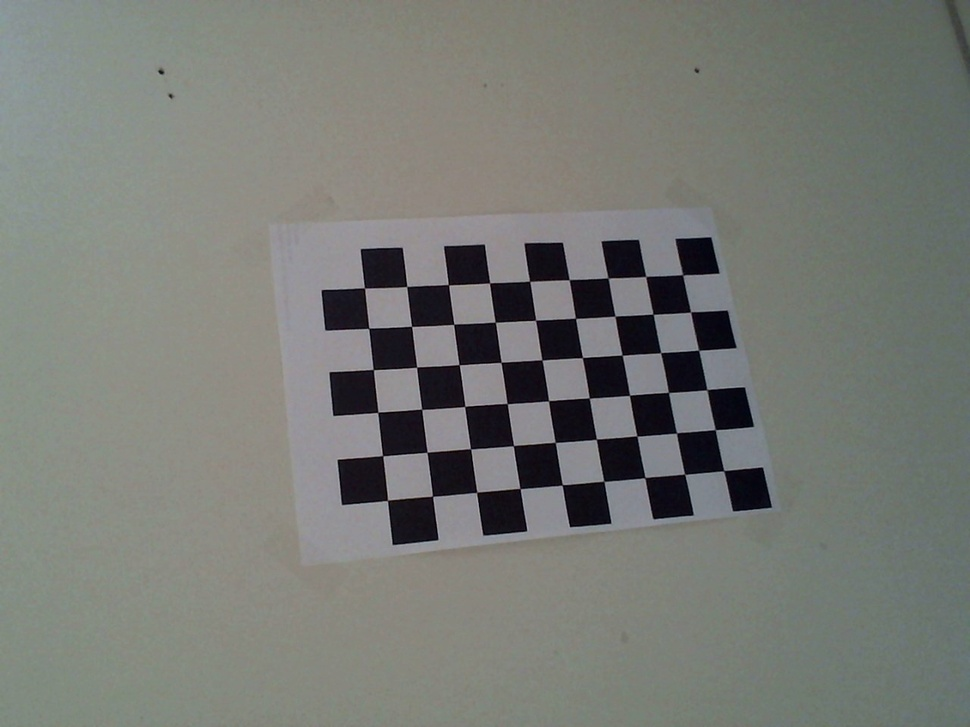
#> input picture pan-tilt/data/left1.jpg, 970 x 727 px, shrunk from 1280 x 960 before the run; its folder holds only this picture in this run
$ python calibration.py data/left1.jpg
#> lines starting #> are read from the running program, lines starting #| are printed output that depends on the picture; long printed decimals are rounded
### pan-tilt/common.py
#!/usr/bin/env python

'''
This module contains some common routines used by other samples.
'''

# Python 2/3 compatibility
from __future__ import print_function
import sys
PY3 = sys.version_info[0] == 3

if PY3:
    from functools import reduce

import numpy as np
import cv2

# built-in modules
import os
import itertools as it
from contextlib import contextmanager

image_extensions = ['.bmp', '.jpg', '.jpeg', '.png', '.tif', '.tiff', '.pbm', '.pgm', '.ppm']

class Bunch(object):
    def __init__(self, **kw):
        self.__dict__.update(kw)
    def __str__(self):
        return str(self.__dict__)

def splitfn(fn):
    path, fn = os.path.split(fn)
    name, ext = os.path.splitext(fn)
    return path, name, ext

def anorm2(a):
    return (a*a).sum(-1)
def anorm(a):
    return np.sqrt( anorm2(a) )

# [44 lines left out: functions homotrans, to_rect, rect2rect_mtx, lookat, mtx2rvec, draw_str, not called in this run]

class Sketcher:
    # [8 lines left out: function __init__, not called in this run]

    def show(self):
        cv2.imshow(self.windowname, self.dests[0])

    # [13 lines left out: function on_mouse, not called in this run]


# palette data from matplotlib/_cm.py
_jet_data =   {'red':   ((0., 0, 0), (0.35, 0, 0), (0.66, 1, 1), (0.89,1, 1),
                         (1, 0.5, 0.5)),
               'green': ((0., 0, 0), (0.125,0, 0), (0.375,1, 1), (0.64,1, 1),
                         (0.91,0,0), (1, 0, 0)),
               'blue':  ((0., 0.5, 0.5), (0.11, 1, 1), (0.34, 1, 1), (0.65,0, 0),
                         (1, 0, 0))}

cmap_data = { 'jet' : _jet_data }

# [14 lines left out: function make_cmap, not called in this run]

def nothing(*arg, **kw):
    pass

def clock():
    return cv2.getTickCount() / cv2.getTickFrequency()

# [8 lines left out: function Timer, not called in this run]

class StatValue:
    def __init__(self, smooth_coef = 0.5):
        self.value = None
        self.smooth_coef = smooth_coef
    # [6 lines left out: function update, not called in this run]

class RectSelector:
    # [31 lines left out: functions __init__, onmouse, draw, not called in this run]
    @property
    def dragging(self):
        return self.drag_rect is not None


# [23 lines left out: functions grouper, mosaic, not called in this run]

def getsize(img):
    h, w = img.shape[:2]
    return w, h

def mdot(*args):
    return reduce(np.dot, args)

# [4 lines left out: function draw_keypoints, not called in this run]

### pan-tilt/calibration.py
#!/usr/bin/env python

'''
camera calibration for distorted images with chess board samples
reads distorted images, calculates the calibration and write undistorted images
usage:
    calibrate.py [--debug <output path>] [--square_size] [<image mask>]
default values:
    --debug:    ./output/
    --square_size: 1.0
    <image mask> defaults to ../data/left*.jpg
'''

# Python 2/3 compatibility
from __future__ import print_function

import numpy as np
import cv2

# local modules
from common import splitfn

# built-in modules
import os

if __name__ == '__main__':
    import sys
    import getopt
    from glob import glob

    args, img_mask = getopt.getopt(sys.argv[1:], '', ['debug=', 'square_size='])
    args = dict(args)
    args.setdefault('--debug', './output/')
    args.setdefault('--square_size', 1.0)
    if not img_mask:
        img_mask = 'data/left*.jpg'  # default
    else:
        img_mask = img_mask[0]

    img_names = glob(img_mask)
    debug_dir = args.get('--debug')
    if not os.path.isdir(debug_dir):
        os.mkdir(debug_dir)
    square_size = float(args.get('--square_size'))

    pattern_size = (9, 6)
    pattern_points = np.zeros((np.prod(pattern_size), 3), np.float32)
    pattern_points[:, :2] = np.indices(pattern_size).T.reshape(-1, 2)
    pattern_points *= square_size

    obj_points = []
    img_points = []
    h, w = 0, 0
    img_names_undistort = []
    for fn in img_names:
        print('processing %s... ' % fn, end='')
        img = cv2.imread(fn, 0)
        if img is None:
            print("Failed to load", fn)
            continue

        h, w = img.shape[:2]
        found, corners = cv2.findChessboardCorners(img, pattern_size)
#> found = True; corners = 54 rows, first 8: [722.9, 471.2], [683.7, 473.5], [644.9, 477.5], [603.2, 480.4], [562.3, 484.8], [520.2, 489.3], [477.6, 491.8], [432.6, 496.1]
        if found:
            term = (cv2.TERM_CRITERIA_EPS + cv2.TERM_CRITERIA_COUNT, 30, 0.1)
            cv2.cornerSubPix(img, corners, (5, 5), (-1, -1), term)

        if debug_dir:
            vis = cv2.cvtColor(img, cv2.COLOR_GRAY2BGR)
            cv2.drawChessboardCorners(vis, pattern_size, corners, found)
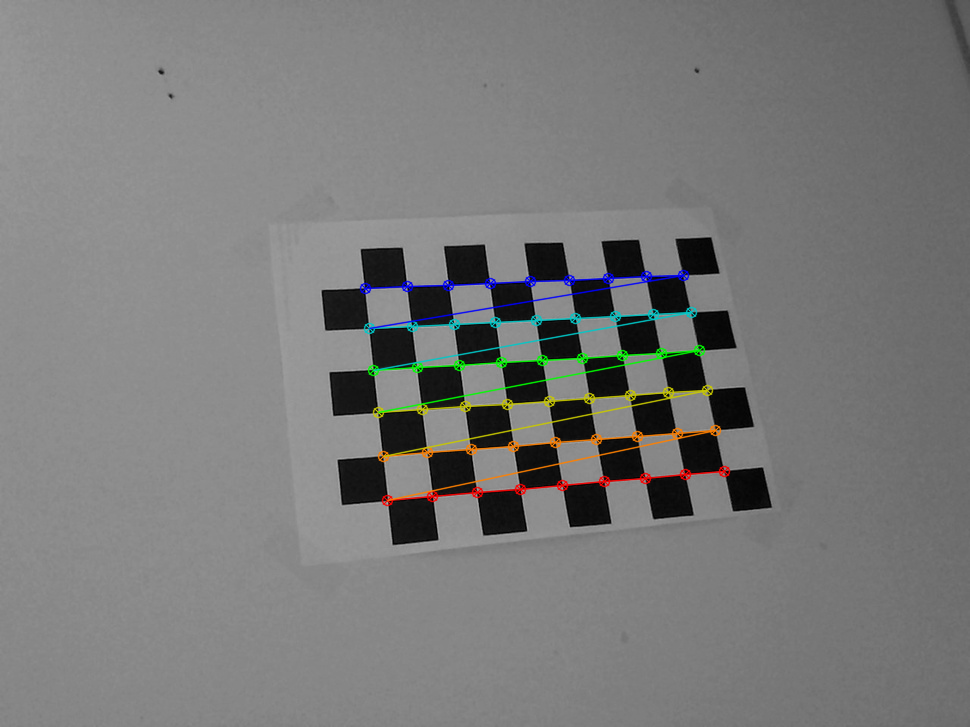
#> vis: shape (727, 970, 3); mean B, G, R 120.9, 121.5, 121.2
            path, name, ext = splitfn(fn)
            outfile = debug_dir + name + '_chess.png'
            cv2.imwrite(outfile, vis)
            if found:
                img_names_undistort.append(outfile)

        if not found:
            print('chessboard not found')
            continue

        img_points.append(corners.reshape(-1, 2))
        obj_points.append(pattern_points)

        print('ok')

    # calculate camera distortion
    rms, camera_matrix, dist_coefs, rvecs, tvecs = cv2.calibrateCamera(obj_points, img_points, (w, h), None, None)
#> rms = 0.19; camera_matrix = [[667.8, 0, 359.9], [0, 653.5, 425.7], [0, 0, 1]]; dist_coefs = [[0.0515, -0.064, -0.00501, -0.00482, -0.0795]]; rvecs = ([-0.214, 0.32, 3.03],); tvecs = ([8.49, 1.09, 15.57],)

    print("\nRMS:", rms)
#| RMS: 0.1896
    print("camera matrix:\n", camera_matrix)
#| camera matrix:
#|  [[667.783    0.         359.900]
#|  [  0.         653.528 425.672]
#|  [  0.           0.           1.        ]]
    print("distortion coefficients: ", dist_coefs.ravel())
#| distortion coefficients:  [ 0.05154 -0.06402 -0.005007  -0.004819 -0.0795]

    # undistort the image with the calibration
    print('')
    for img_found in img_names_undistort:
        img = cv2.imread(img_found)

        h,  w = img.shape[:2]
        newcameramtx, roi = cv2.getOptimalNewCameraMatrix(camera_matrix, dist_coefs, (w, h), 1, (w, h))
#> newcameramtx = [[552.9, 0, 300.6], [0, 621.4, 416.9], [0, 0, 1]]; roi = (8, 18, 797, 684)

        dst = cv2.undistort(img, camera_matrix, dist_coefs, None, newcameramtx)
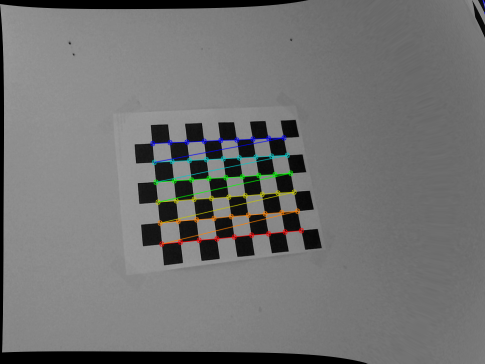
#> dst: shape (727, 970, 3) (shown at 1/2 size); mean B, G, R 114.2, 114.7, 114.5

        # crop and save the image
        x, y, w, h = roi
#> x = 8; y = 18; w = 797; h = 684
        dst = dst[y:y+h, x:x+w]
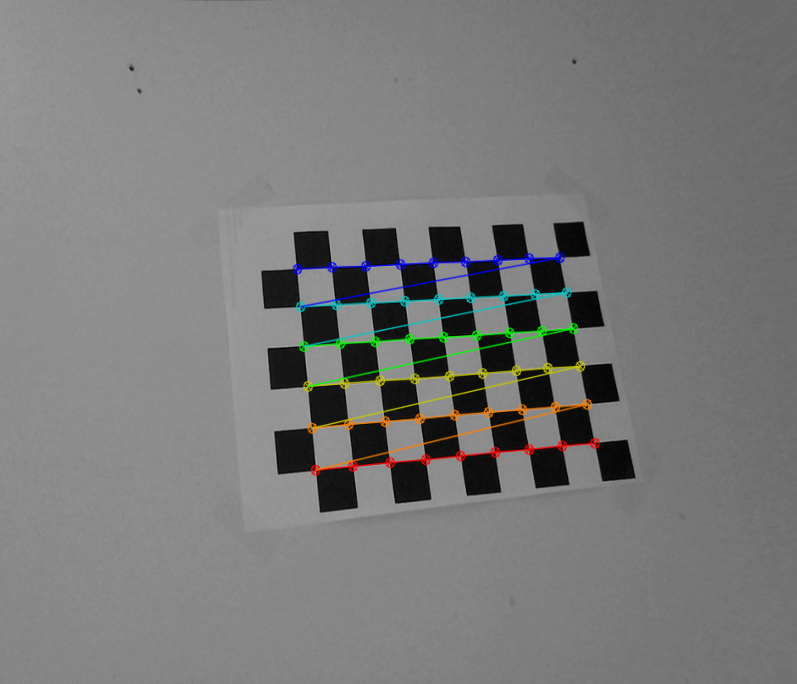
#> dst: shape (684, 797, 3); mean B, G, R 121.1, 121.8, 121.5
        outfile = img_found + '_undistorted.png'
        print('Undistorted image written to: %s' % outfile)
        cv2.imwrite(outfile, dst)

    cv2.destroyAllWindows()

$ run again, on pan-tilt/data/left5.jpg
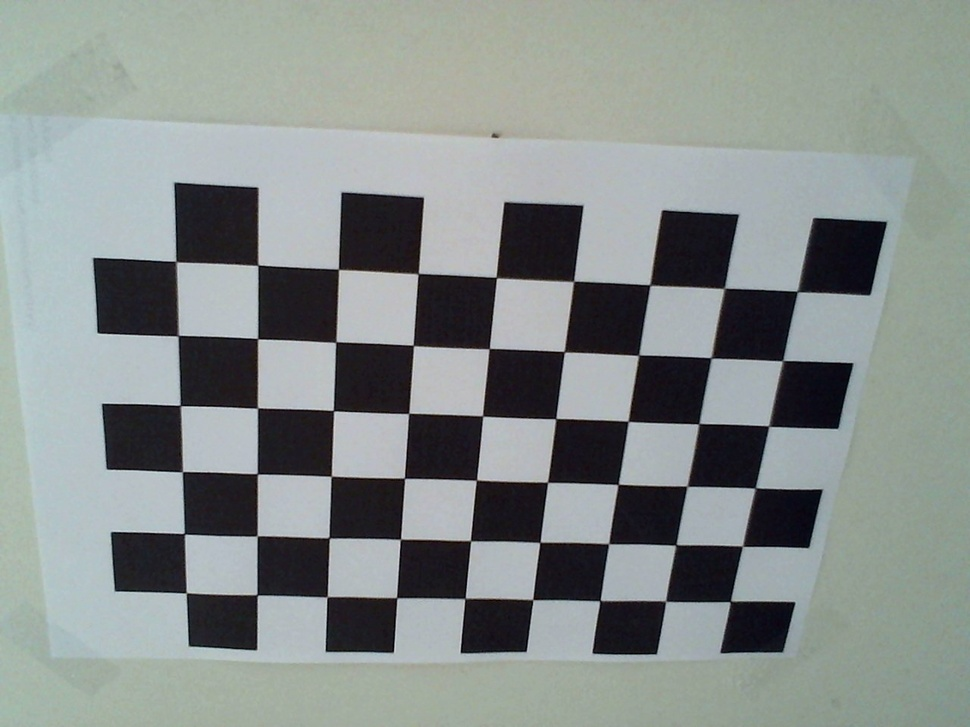
#> input picture pan-tilt/data/left5.jpg, 970 x 727 px, shrunk from 1280 x 960 before the run
#> found = True; corners = 54 rows, first 8: [729.5, 601.7], [665.5, 601], [598.9, 602.3], [532.4, 598.3], [465, 598.5], [396.9, 597.7], [326.6, 597.6], [256.9, 594.5]
#> `cv2.drawChessboardCorners(vis, pattern_size, corners, found)`:
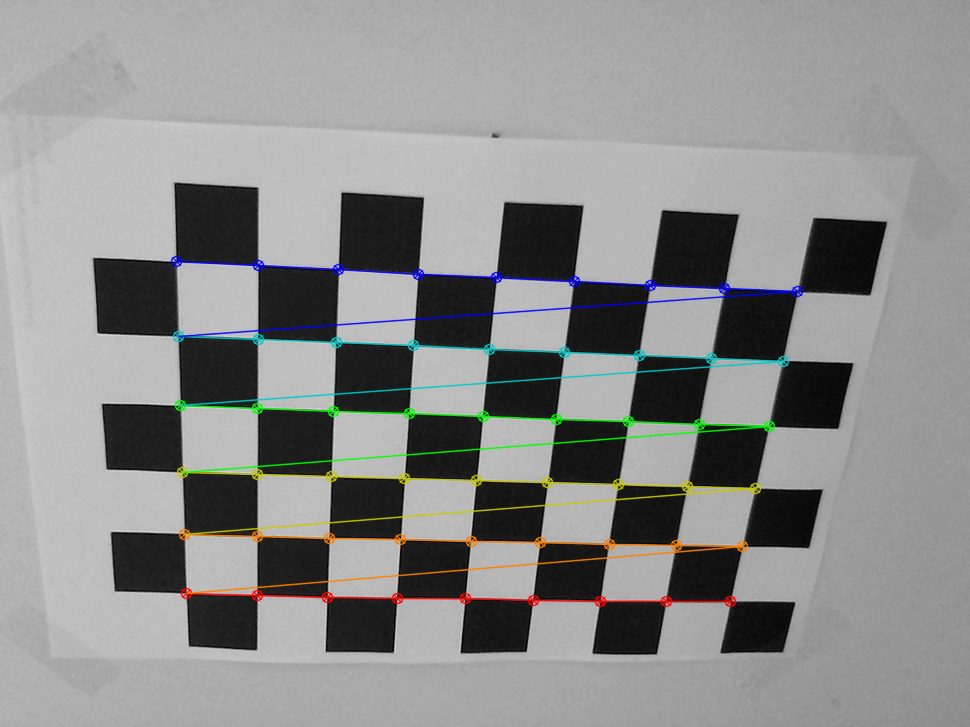
#> vis: shape (727, 970, 3); mean B, G, R 138.7, 139.6, 139
#> rms = 0.279; camera_matrix = [[969.8, 0, 462.6], [0, 943.4, 353.6], [0, 0, 1]]; dist_coefs = [[0.0628, -0.75, -0.0024, 0.00746, 1.52]]; rvecs = ([0.161, 0.553, -3.03],); tvecs = ([4, 3.84, 14.58],)
#| RMS: 0.2789
#| camera matrix:
#|  [[969.757   0.         462.618 ]
#|  [  0.         943.394 353.628]
#|  [  0.           0.           1.        ]]
#| distortion coefficients:  [ 0.06281 -0.7498 -0.002397  0.007459  1.525]
#> newcameramtx = [[962, 0, 468.4], [0, 930.9, 352.3], [0, 0, 1]]; roi = (4, 8, 958, 708)
#> `x, y, w, h = roi`: x = 4; y = 8; w = 958; h = 708
#> `dst = dst[y:y+h, x:x+w]`:
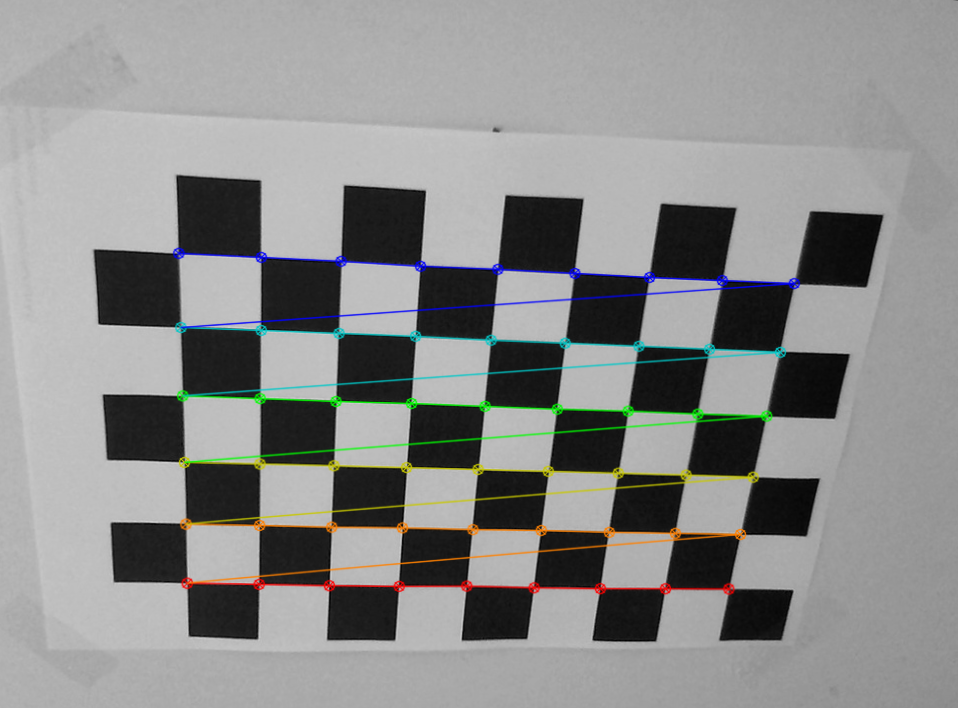
#> dst: shape (708, 958, 3); mean B, G, R 138.3, 139.2, 138.7

$ run again, on pan-tilt/data/left6.jpg
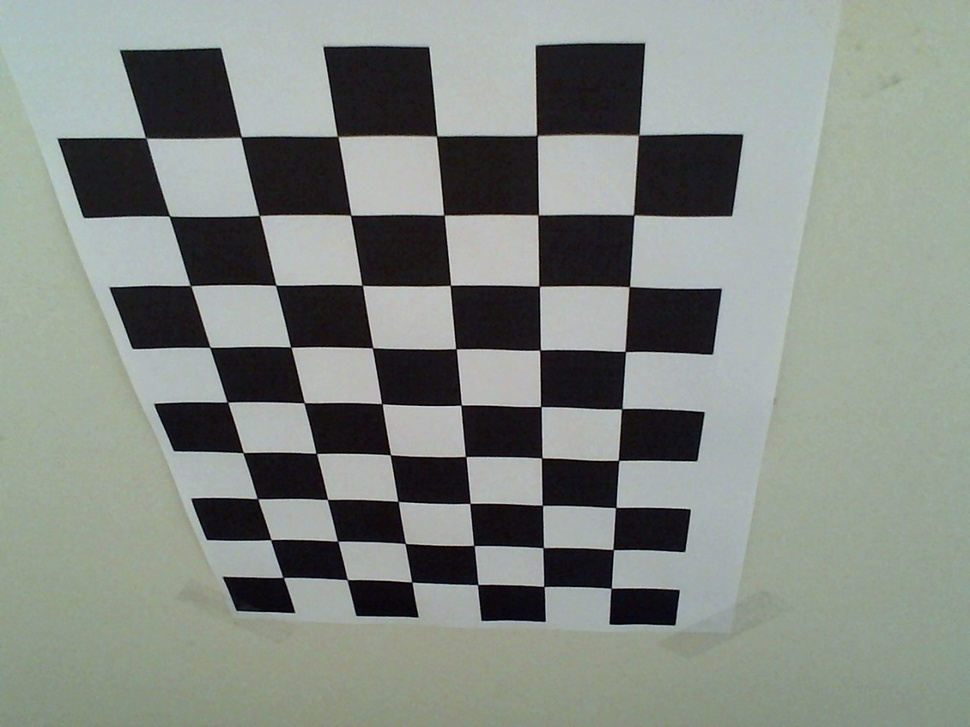
#> input picture pan-tilt/data/left6.jpg, 970 x 727 px, shrunk from 1280 x 960 before the run
#> found = True; corners = 54 rows, first 8: [284.2, 577.9], [270.6, 540.1], [258.7, 499.7], [243.4, 452.3], [227.1, 401.6], [210.2, 347], [191.7, 286.8], [169.3, 216]
#> `cv2.drawChessboardCorners(vis, pattern_size, corners, found)`:
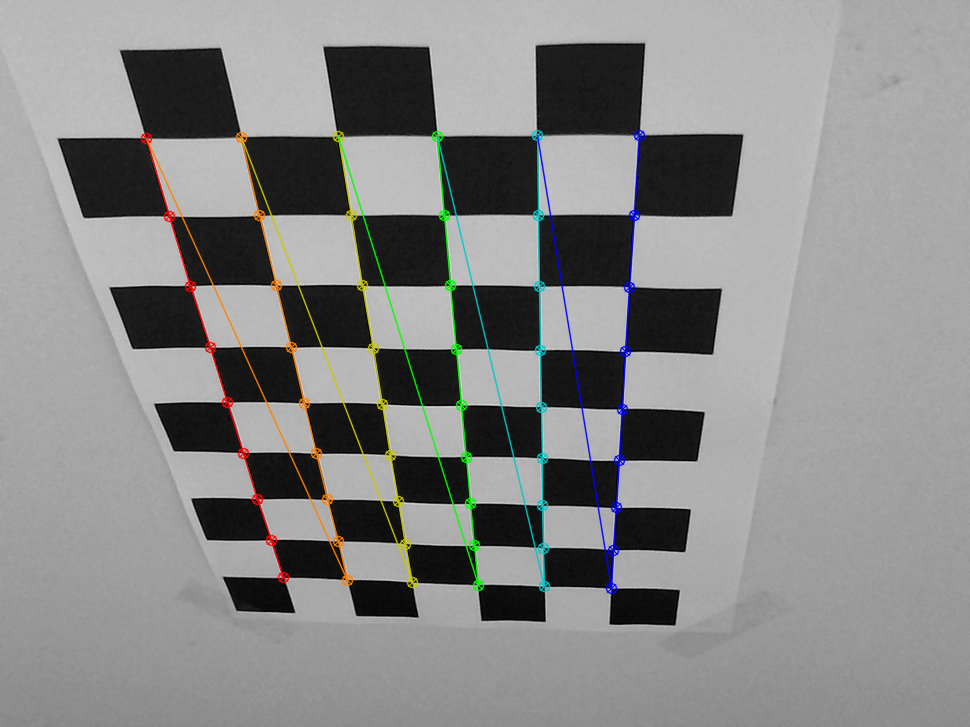
#> vis: shape (727, 970, 3); mean B, G, R 134.8, 135.6, 135.2
#> rms = 0.418; camera_matrix = [[1021, 0, 483.5], [0, 1040.2, 279.5], [0, 0, 1]]; dist_coefs = [[0.106, -1.25, 0.0105, 0.00385, 3.47]]; rvecs = ([0.521, 0.639, -1.51],); tvecs = ([-3.09, 4.48, 15.77],)
#| RMS: 0.4185
#| camera matrix:
#|  [[1.02099810e+03 0.00000000e+00 4.83504933e+02]
#|  [0.00000000e+00 1.04022547e+03 2.79531437e+02]
#|  [0.00000000e+00 0.00000000e+00 1.00000000e+00]]
#| distortion coefficients:  [ 0.1059  -1.250  0.0105  0.003849  3.468]
#> newcameramtx = [[1019.8, 0, 486.1], [0, 1040.5, 284.5], [0, 0, 1]]; roi = (25, 4, 920, 700)
#> `x, y, w, h = roi`: x = 25; y = 4; w = 920; h = 700
#> `dst = dst[y:y+h, x:x+w]`:
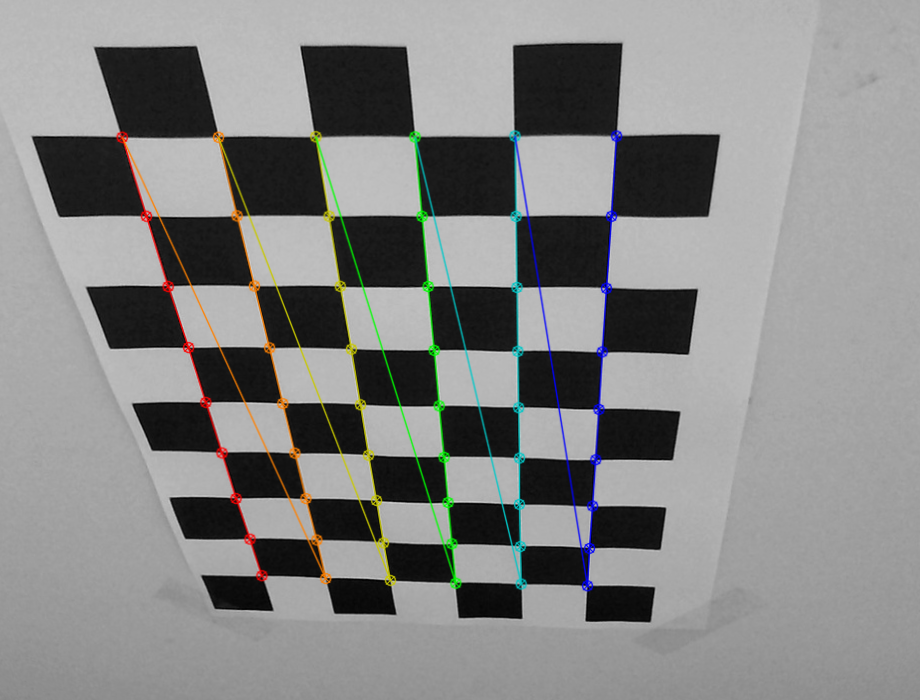
#> dst: shape (700, 920, 3); mean B, G, R 132.9, 133.7, 133.3
